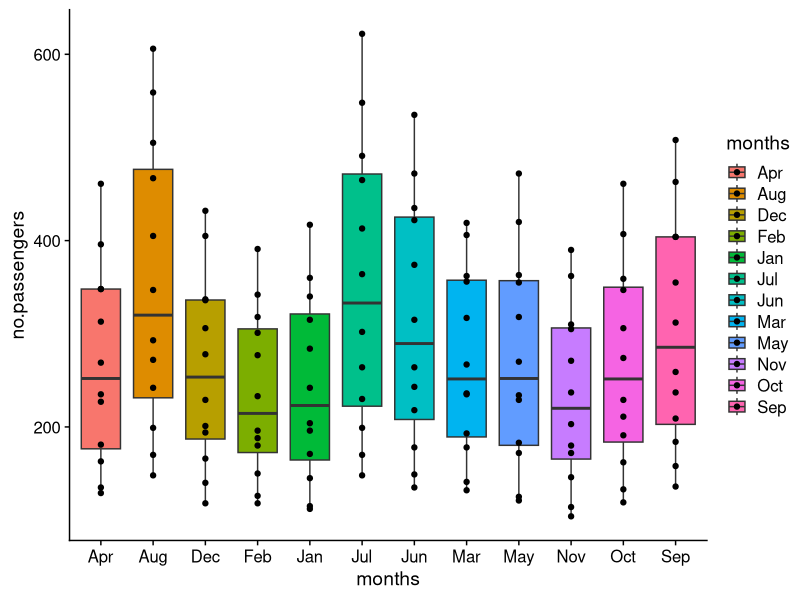
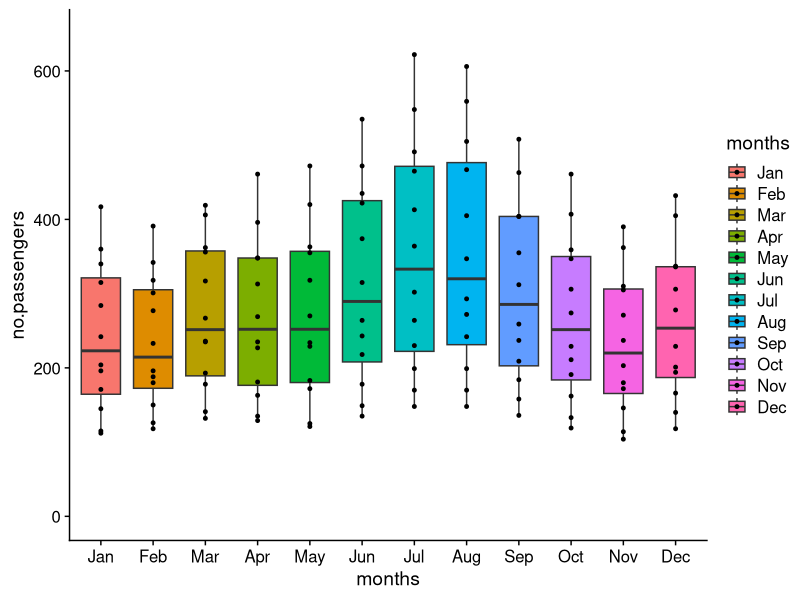
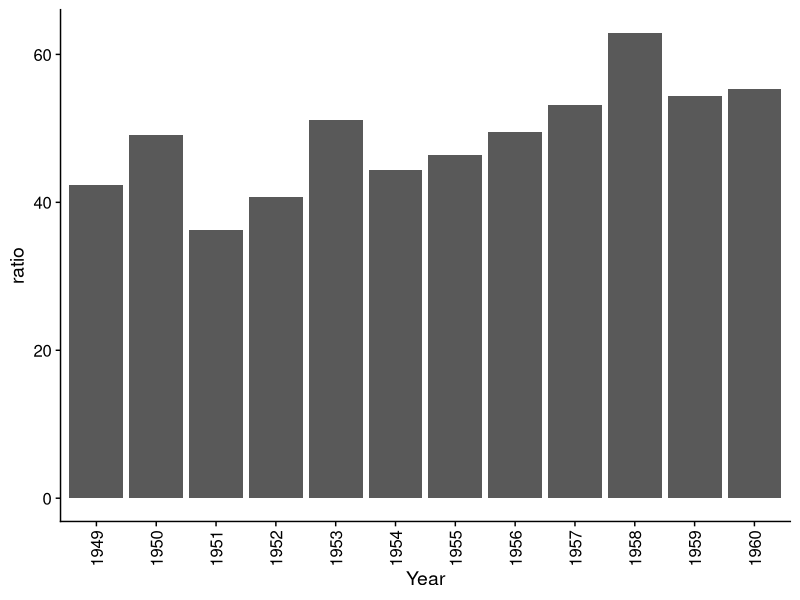
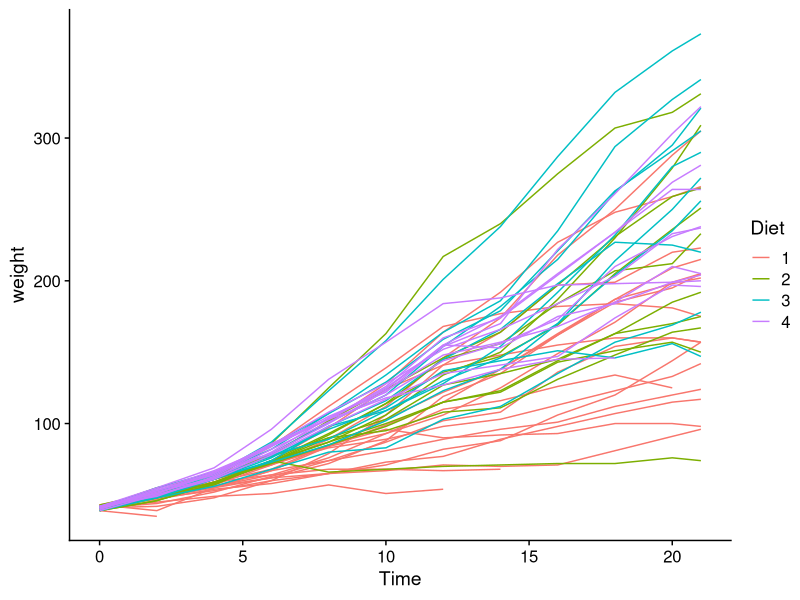
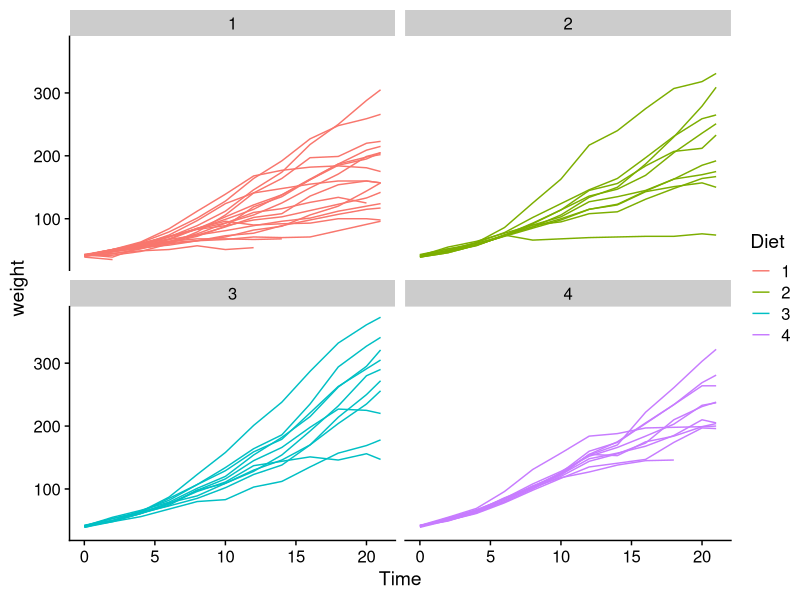
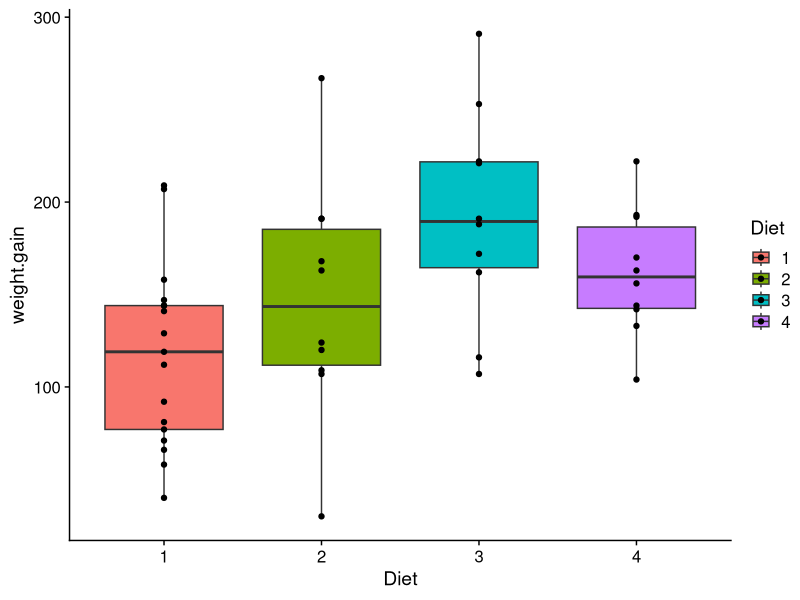

Write the R code that produced these figures, in order.
## ---- chunk 1
#| label: packages
#| message: false

library(tidyverse)
library(cowplot)
## ---- chunk 2
# Load and inspect the data, a little reshaping here to get in to an easy to read format for you.

AP_matrix <- matrix(AirPassengers, nrow = length(unique(floor(time(AirPassengers)))), byrow = TRUE)
colnames(AP_matrix) <- month.abb
rownames(AP_matrix) <- unique(floor(time(AirPassengers)))
AP_df <- as.data.frame(AP_matrix)
AP_df$Year <- rownames(AP_matrix)
rm(AP_matrix)
## ---- chunk 3
AP_df

AP_long <- AP_df |> pivot_longer(cols = 1:12, names_to = "months", values_to = "no.passengers")

## ---- chunk 4

AP_long |> 
  group_by(months) |>
  summarize(avg = mean(no.passengers)) |>
    arrange(avg)

AP_long |> 
  ggplot(aes(x = months, y = no.passengers, fill = months)) + 
  geom_boxplot() + geom_point() +
  theme_cowplot()
  
AP_long$months <- factor(AP_long$months, levels = c("Jan", "Feb", "Mar", "Apr", "May", "Jun", "Jul", "Aug", "Sep", "Oct", "Nov", "Dec"))

AP_long |> 
  ggplot(aes(x = months, y = no.passengers, fill = months)) + 
  geom_boxplot() + geom_point(size = 1) +
  theme_cowplot() +
  ylim(0, 650)

## ---- chunk 5
AP_long

AP_df |> mutate(ratio = ((Aug/Nov)-1) *100) |>
  select(ratio, Year)

AP_df |> mutate(ratio = ((Aug/Nov)-1) *100) |>
  select(ratio, Year) |>
  ggplot(aes(x = Year, y = ratio)) + geom_col() + theme_cowplot() +
  theme(axis.text.x = element_text(angle = 90, vjust = 0.5))

## ---- chunk 6
# First look at the data.
glimpse(ChickWeight)
head(ChickWeight)
## ---- chunk 7
# How can you count the timepoints, chicks, and diets, and chicks nested in diets?

ChickWeight |> count(Diet)

ChickWeight |> count(Time)

ChickWeight |> count(Chick)


ChickWeight |> 
  filter(Time == "0") |>
  count(Diet) 

ChickWeight |>
  group_by(Diet) |>
  summarise(no.chicks = n_distinct(Chick))

table(ChickWeight$Time, ChickWeight$Diet)
## ---- chunk 8
# we can plot it to get a first view
ChickWeight |>
  ggplot(aes(x = Time, y = weight, group = Chick, color = Diet)) + 
  geom_line() +
  theme_cowplot()

ChickWeight |>
  ggplot(aes(x = Time, y = weight, group = Chick, color = Diet)) + 
  geom_line() +
  theme_cowplot() +
  facet_wrap(~ Diet)


## ---- chunk 9
head(ChickWeight)

data <- ChickWeight |> 
  pivot_wider(names_from = Time, names_prefix = "day_", values_from = weight)


data <- data |> mutate(weight.gain = day_18 - day_0)

data |>
  ggplot(aes(x = Diet, y = weight.gain, fill = Diet)) + 
  geom_boxplot() + 
  geom_point() +
  theme_cowplot()

mod <- aov(weight.gain ~ Diet, data = data)
summary(mod)
TukeyHSD(mod)

# But we can model all the data too!

library(lme4)
library(lmerTest)

mod1 <- lmer(weight ~ Diet * Time + (1 | Chick), data = ChickWeight) # only random intercept
mod2 <- lmer(weight ~ Diet * Time + (1 + Time | Chick), data = ChickWeight) # random slope and intercept
mod3 <- lmer(weight ~ Diet * Time + (0 + Time | Chick), data = ChickWeight) # random slope only
anova(mod3, mod2)
summary(mod2)
